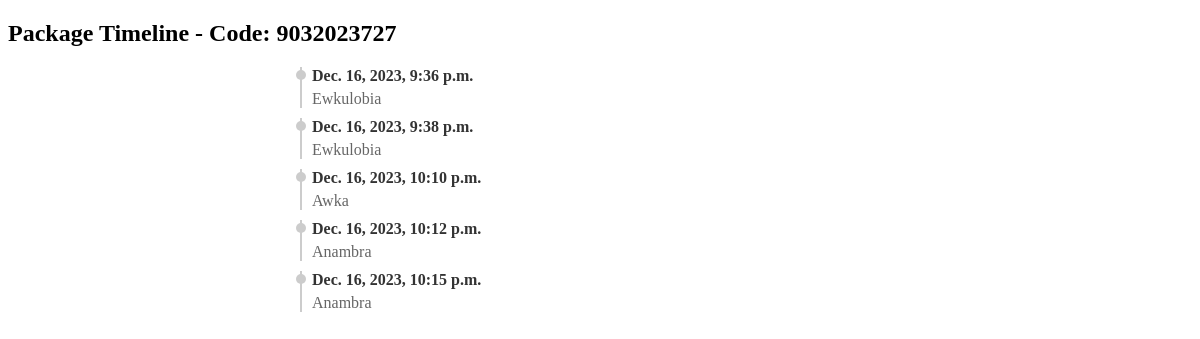
The app's page /package/1/timeline/ with its own data.
### core/models.py (models this page shows, shortened)
class Package(models.Model):
    STATUS = (
        ('Out on Delivery', 'Out on Delivery'),
        ('Cancelled Delivery', 'Cancelled Cancelled'),
        ('Arrived for Pickup', 'Arrived for Pickup'),
        ('Successfully Delivered', 'Successfully Delivered'),
    )
    code = models.CharField(max_length=100, unique=True)
    status = models.CharField(max_length=200, choices=STATUS, null=True)
    date_created = models.DateTimeField(auto_now_add=True, null=True)
    delivery_date = models.DateTimeField(null=True, blank=True)

class PackageLocation(models.Model):
    package = models.ForeignKey(Package, related_name='locations', on_delete=models.CASCADE)
    location = models.CharField(max_length=100, null=True)
    timestamp = models.DateTimeField(auto_now_add=True, null=True)

### core/views.py (the view)
# urls.py: path('<int:package_id>/timeline/', views.package_timeline, name='package_timeline'),
def package_timeline(request, package_id):
    package = get_object_or_404(Package, pk=package_id)
    locations = package.locations.order_by('timestamp')  # Assuming 'locations' is the related name in Package model
    return render(request, 'package_timeline.html', {'package': package, 'locations': locations})

### core/templates/package_timeline.html (shortened to what this page needs)
<!DOCTYPE html>
<html lang="en">
<head>
</head>
<body>
<h2>Package Timeline - Code: {{ package.code }}</h2>
<div class="timeline">
    {% for location in locations %}
        <div class="timeline-item">
            <span class="time">{{ location.timestamp }}</span>
            <span class="location">{{ location.location }}</span>
        </div>
    {% endfor %}
</div>
</body>
</html>

### core/templates/package_timeline.html (style rules this page uses)
.timeline { position: relative; max-width: 600px; margin: 20px auto; }
.timeline-item { border-left: 2px solid #ccc; margin: 10px 0; padding-left: 10px; position: relative; }
.timeline-item::before { content: ""; width: 10px; height: 10px; background-color: #ccc; border-radius: 50%; position: absolute; left: -6px; top: 3px; }
.timeline-item:first-child { margin-top: 0; }
.timeline-item:last-child { margin-bottom: 0; }
.time { font-weight: bold; color: #333; display: block; margin-bottom: 5px; }
.location { color: #666; }

### records on screen
Package: code "9032023727"
PackageLocation: timestamp "Dec. 16, 2023, 9:36 p.m.", location "Ewkulobia"
PackageLocation: timestamp "Dec. 16, 2023, 9:38 p.m.", location "Ewkulobia"
PackageLocation: timestamp "Dec. 16, 2023, 10:10 p.m.", location "Awka"
PackageLocation: timestamp "Dec. 16, 2023, 10:12 p.m.", location "Anambra"
PackageLocation: timestamp "Dec. 16, 2023, 10:15 p.m.", location "Anambra"
